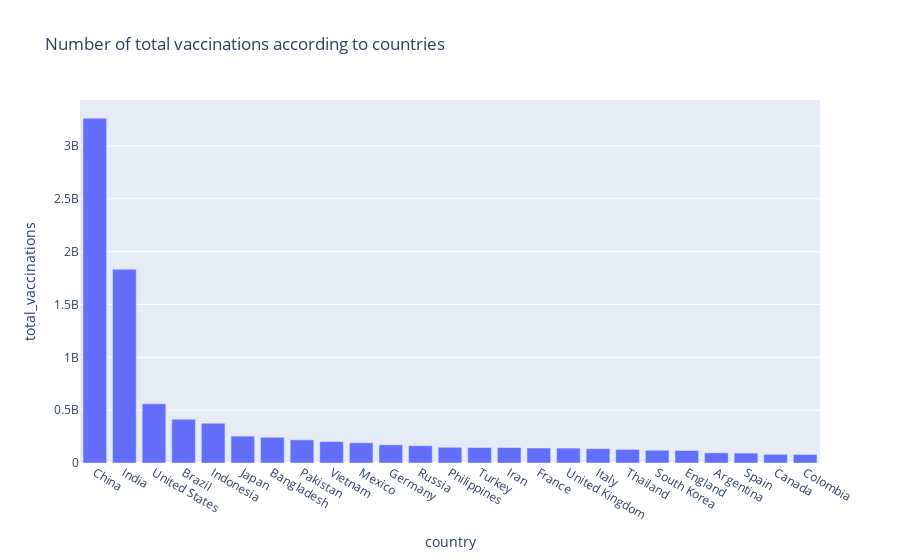

The notebook cell this image was saved under:
### Markdown cell above
### What is the number of total vaccinations & daily vaccinations according to countries?

### Code cell
data = new_df[['country','total_vaccinations']].nlargest(25,'total_vaccinations')
fig = px.bar(data, x = 'country',y = 'total_vaccinations',title="Number of total vaccinations according to countries")
fig.show()

### Figure 1 — Plotly figure (JSON) as saved in the notebook; plotly's stock layout.template omitted (floating-point values rounded to 4 significant figures)
{"data": [{"alignmentgroup": "True", "hovertemplate": "country=%{x}<br>total_vaccinations=%{y}<extra></extra>", "legendgroup": "", "marker": {"color": "#636efa", "pattern": {"shape": ""}}, "name": "", "offsetgroup": "", "orientation": "v", "showlegend": false, "textposition": "auto", "type": "bar", "x": ["China", "India", "United States", "Brazil", "Indonesia", "Japan", "Bangladesh", "Pakistan", "Vietnam", "Mexico", "Germany", "Russia", "Philippines", "Turkey", "Iran", "France", "United Kingdom", "Italy", "Thailand", "South Korea", "England", "Argentina", "Spain", "Canada", "Colombia"], "xaxis": "x", "y": [3263129000, 1834500657, 560181791, 413559595, 377108938, 254345587, 243642749, 219368557, 203144374, 191907868, 171940027, 163601171, 148799120, 146881913, 146792557, 141666197, 140968337, 135870869, 128882372, 120604515, 118170701, 96504666, 93807121, 82076782, 80573164], "yaxis": "y"}], "layout": {"barmode": "relative", "legend": {"tracegroupgap": 0}, "title": {"text": "Number of total vaccinations according to countries"}, "xaxis": {"anchor": "y", "domain": [0, 1], "title": {"text": "country"}}, "yaxis": {"anchor": "x", "domain": [0, 1], "title": {"text": "total_vaccinations"}}}}
